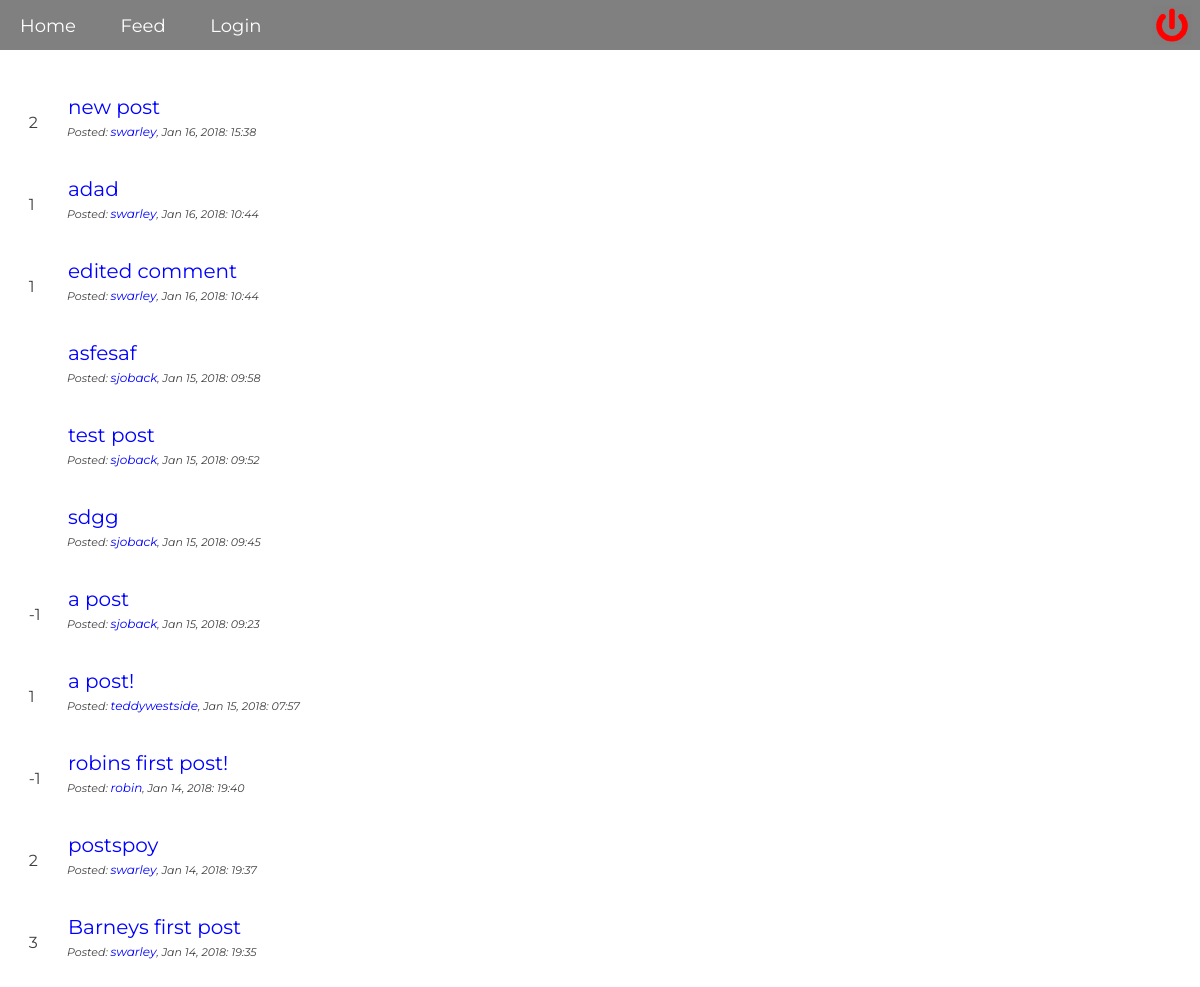
Page /pages/feed.php on the committed database.
### tables this page shows
CREATE TABLE "posts" (
        `id`       INTEGER NOT NULL,
        `post_id`       INTEGER NOT NULL PRIMARY KEY AUTOINCREMENT UNIQUE,
        `title` VARCHAR NOT NULL,
        `description`   VARCHAR NOT NULL,
        `url`   VARCHAR NOT NULL,
        `posted`      VARCHAR,
        `edited`     VARCHAR
);

CREATE TABLE "users" (
        `id`    INTEGER NOT NULL PRIMARY KEY AUTOINCREMENT UNIQUE,
        `name`  VARCHAR NOT NULL,
        `username`      VARCHAR NOT NULL UNIQUE,
        `email` VARCHAR NOT NULL,
        `password`      VARCHAR NOT NULL,
        `biography`     VARCHAR NOT NULL,
        `img`           VARCHAR,
        `joined`     VARCHAR
);

### logic/feed.php (called while the page is built, shortened)
<?php
   $query = "SELECT * FROM posts LEFT JOIN users ON posts.id=users.id ORDER BY posted DESC";
   $statement = $pdo->query($query);
   $statement->execute();
   $joined = $statement->fetchAll(PDO::FETCH_ASSOC);

### pages/feed.php (the view, shortened to what this page needs)
<?php
require __DIR__.'../../views/header.php';
require __DIR__.'/../logic/feed.php';
?>
<div class="post">
   <?php foreach($joined as $join): ?>
      <div class="post-feed">
            <form action="../logic/votes.php?id=<?php echo $join['post_id']?>" method="post" class="votes">
               <br>
               <br>
               <?php
               $post_id = $join['post_id'];
               $query = 'SELECT sum(vote) FROM votes WHERE post_id = :post_id';
               $statement = $pdo->prepare($query);
               $statement->bindParam(':post_id', $post_id, PDO::PARAM_INT);
               $statement->execute();
               $votes = $statement->fetch(PDO::FETCH_ASSOC);
               echo $votes["sum(vote)"];
               ?>
               <br>
            </form>
         <a href="comment.php?id=<?php echo $join['post_id'] ?>" class="title"><?php echo $join['title']; ?></a>
         <p class="posted">Posted: <a href="profile.php?id=<?php echo $join['id'] ?>" class="user-url"><?php echo $join['username']; ?></a>, <?php echo $join['posted']; ?></p>
      </div>
      <br>
      <br>
   <?php endforeach; ?>
</div>
<?php require __DIR__.'../../views/footer.php'; ?>

### css/main.css (style rules this page uses)
* { margin: 0px; font-family: Montserrat; }
body { color: #404040; background-size: cover; background-attachment: fixed; }
a { text-decoration: none; outline: none; margin: 20px; color: white; }
.votes { position: absolute; margin-top: -20px; left: -5%; }
.post-feed { margin-left: 20px; }
.posted { font-style: italic; font-size: 11px; margin-top: 5px; }
.user-url { color: blue; font-size: 12px; margin: 0px; }
.title { color: blue; margin-left: 1px; margin-right: 20px; font-size: 20px; max-width: 80%; }
.post { position: absolute; top: 9%; left: 3.5%; margin-bottom: 100px; padding: 5px; }

### rows in the picture
posts: sum "2", title "new post", users.username "swarley", posted "Jan 16, 2018: 15:38"
posts: sum "1", title "adad", users.username "swarley", posted "Jan 16, 2018: 10:44"
posts: sum "1", title "edited comment", users.username "swarley", posted "Jan 16, 2018: 10:44"
posts: title "asfesaf", users.username "sjoback", posted "Jan 15, 2018: 09:58"
posts: title "test post", users.username "sjoback", posted "Jan 15, 2018: 09:52"
posts: title "sdgg", users.username "sjoback", posted "Jan 15, 2018: 09:45"
posts: sum "-1", title "a post", users.username "sjoback", posted "Jan 15, 2018: 09:23"
posts: sum "1", title "a post!", users.username "teddywestside", posted "Jan 15, 2018: 07:57"
posts: sum "-1", title "robins first post!", users.username "robin", posted "Jan 14, 2018: 19:40"
posts: sum "2", title "postspoy", users.username "swarley", posted "Jan 14, 2018: 19:37"
posts: sum "3", title "Barneys first post", users.username "swarley", posted "Jan 14, 2018: 19:35"
